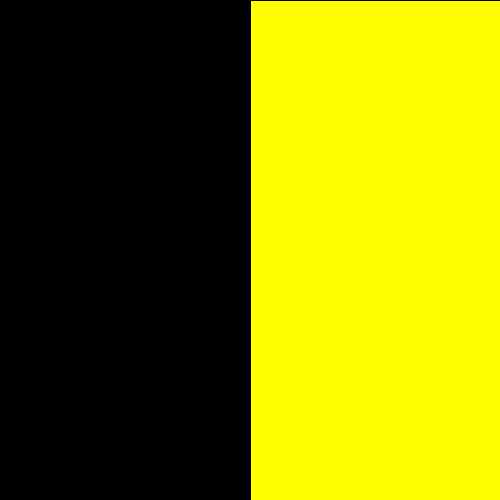
Frame 1 (no input)
Frame 60 (the mouse pressed at the canvas centre just before this capture): identical to frame 1, image omitted
Frame 120 (the mouse held since frame 60 and released just before this capture): identical to frame 1, image omitted

The Processing sketch that drew this single still picture (run headless with seeded random() and noise(); from frame 60 on, the mouse is pressed at the canvas centre):

// Processing sketch: sketch_02_20_18_question1
// ── sketch_02_20_18_question1.pde
float rand = round(random(255));

void setup() {
  size(500, 500);
  println(rand);
}

void draw() {
  fill(0, 0, 0);
  rect(0, 0, 250, 500);

  fill(255, 255, 0);
  rect(250, 0, 250, 500);
}
